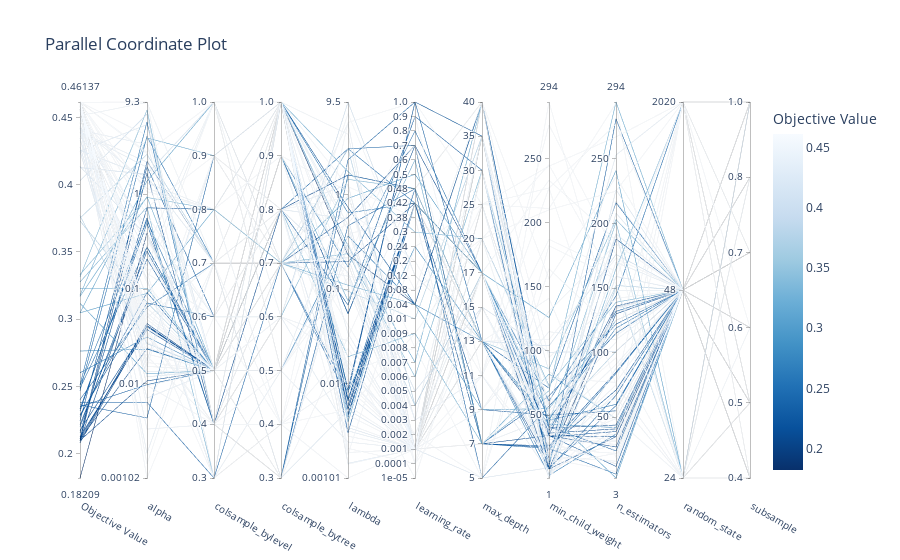

Notebook source saved alongside this figure:
### Code cell
from matplotlib import pyplot as plt
fig_study = optuna.visualization.plot_parallel_coordinate(study, params=["lambda", "alpha","colsample_bytree","colsample_bylevel","subsample","learning_rate","n_estimators","max_depth","random_state","min_child_weight"])
plt.savefig('plot.png', dpi=300, bbox_inches='tight')
fig_study.show()
